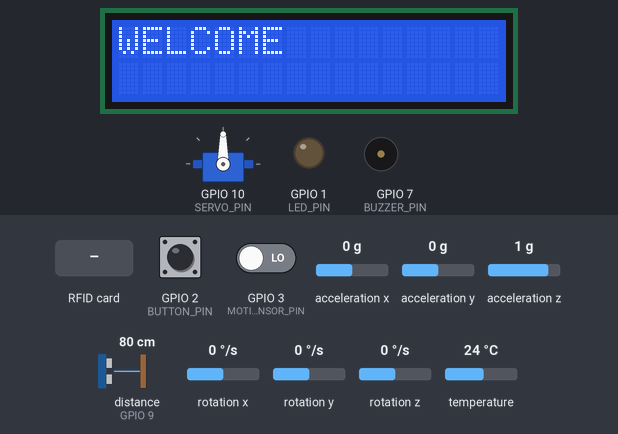
A sketch run on a simulated ESP32-S3. Shown: servo, 16×2 character LCD, output pins drawn as LEDs (lit = HIGH), buzzer (waves = sounding). Wiring (inferred from the names in the program): ultrasonic range finder: trigger GPIO 8; echo GPIO 9. The test bench sets the inputs (shaded band); at power-on: distance to the obstacle (sensor on GPIO 9) 80 cm, GPIO 2 (BUTTON_PIN) HIGH, GPIO 3 (MOTION_SENSOR_PIN) LOW, acceleration x 0 g, acceleration y 0 g, acceleration z 1 g, rotation x 0 °/s, rotation y 0 °/s, rotation z 0 °/s, temperature 24 °C. The echo pulse lasts 58.3 µs per cm; WiFi joins after 1.5 s; servers stay silent unless stated; web services answer with replies made up by the test bench; pins used as bus, display or sensor lines are not drawn; what the sketch prints to the serial monitor is not drawn.

Above: at 5.3 s.
5.4 s: RFID card 17 EE 44 B5 held to the reader
At 6.7 s:
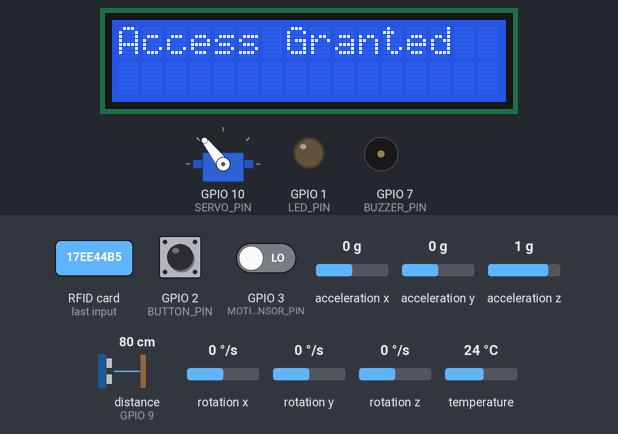
9.5 s: distance to the obstacle (sensor on GPIO 9) set to 24 cm
At 11.3 s:
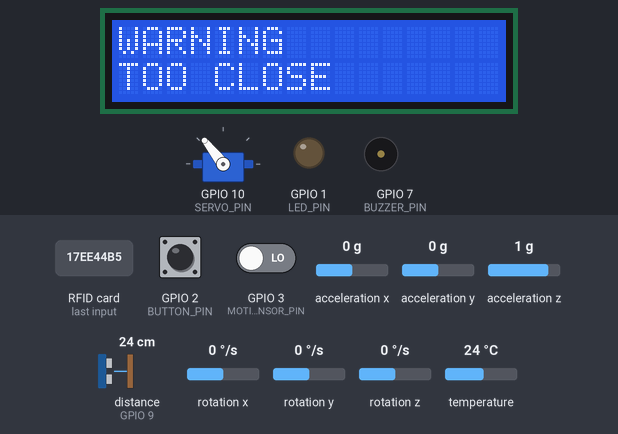
12.0 s: distance to the obstacle (sensor on GPIO 9) set to 18 cm
At 12.8 s:
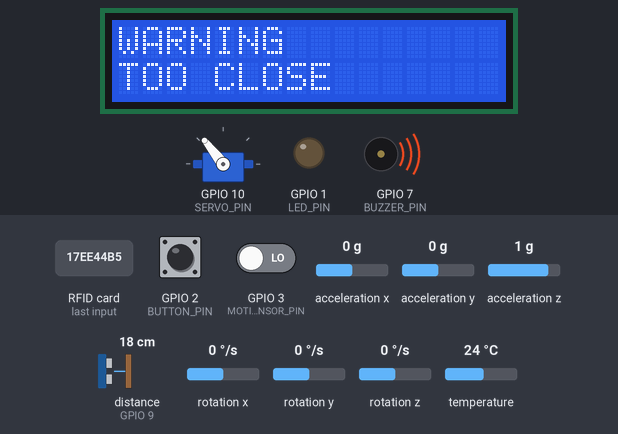
16.1 s: distance to the obstacle (sensor on GPIO 9) set to 60 cm
At 16.8 s:
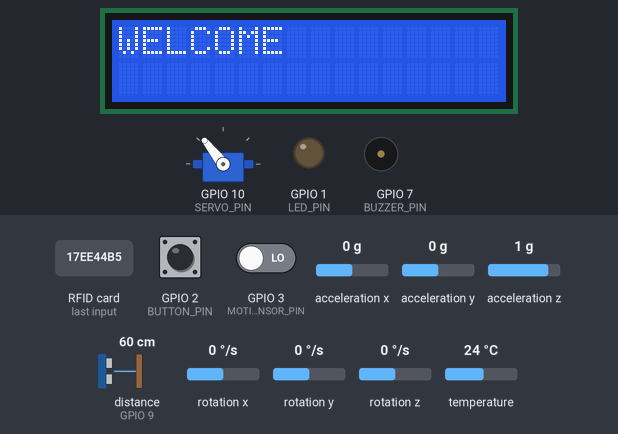
20.2 s: distance to the obstacle (sensor on GPIO 9) set to 35 cm
At 21.0 s:
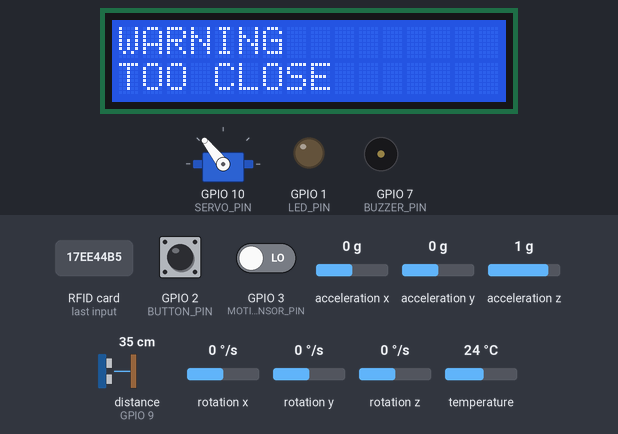
24.3 s: RFID card 5E 7A 19 C4 held to the reader
Timing chart, 0 to 27.3 s (numbered marks = the images above; inputs shaded):
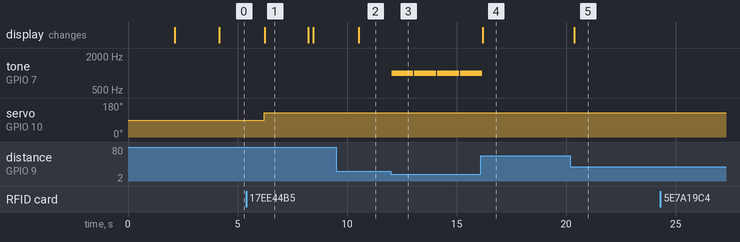

The sketch:

SmartCaseArduinoCode.ino
```cpp
#include <Wire.h>                    // Library for I2C communication
#include <Adafruit_MPU6050.h>       // Library for MPU6050 accelerometer/gyroscope
#include <Adafruit_Sensor.h>        // Unified sensor library
#include <math.h>                   // Library for mathematical operations
#include <SPI.h>                    // Library for SPI communication
#include <MFRC522.h>                // Library for RFID module
#include <Servo.h>                  // Library to control servo motors
#include <LiquidCrystal_I2C.h>      // Library for I2C LCD
#include <WiFi.h>                   // Library for WiFi functions
#include <ArduinoHttpClient.h>      // Library for HTTP client

// Pin definitions
#define RST_PIN 6
#define SS_PIN 5
#define SERVO_PIN 10
#define BUTTON_PIN 2
#define BUZZER_PIN 7
#define MOTION_SENSOR_PIN 3
#define ULTRASONIC_TRIGGER_PIN 8
#define ULTRASONIC_ECHO_PIN 9
#define LED_PIN A0

// Initialize components
Adafruit_MPU6050 mpu;
MFRC522 rfid(SS_PIN, RST_PIN);
Servo servo;
LiquidCrystal_I2C lcd(0x27, 16, 2);

// Threshold for motion detection
#define MOTION_THRESHOLD 2.0
bool buzzerOn = false;
bool isServoAt128 = false;
bool buttonWasOff = false;

// Predefined RFID UIDs (authorized cards)
const byte verifiedUIDs[3][4] = {
    {0x17, 0xEE, 0x44, 0xB5},
    {0xF3, 0x17, 0xAF, 0x2A},
    {0xCA, 0x02, 0x01, 0x81}
};

// Variables for ultrasonic sensor
long duration;
int distance;

// Motion timeout duration
unsigned long motionDetectedTime = 0;
unsigned long motionTimeout = 30000;

// WiFi and ThingSpeak configurations
const char* ssid = "The_Myriad_Dubai";
const char* password = "123$$123";
const char* serverAddress = "api.thingspeak.com";
int port = 80;
const char* writeAPIKey = "GDDU44K5TK644FKM";
WiFiClient wifi;
HttpClient client = HttpClient(wifi, serverAddress, port);

void setup() {
  Serial.begin(115200);

  // Initialize MPU6050
  if (!mpu.begin()) {
    Serial.println("MPU6050 initialization failed!");
    while (1);
  }
  mpu.setAccelerometerRange(MPU6050_RANGE_8_G);
  mpu.setFilterBandwidth(MPU6050_BAND_21_HZ);

  // Initialize RFID module
  SPI.begin();
  rfid.PCD_Init();

  // Initialize servo and set initial position
  servo.attach(SERVO_PIN);
  servo.write(90);

  // Configure pins
  pinMode(BUZZER_PIN, OUTPUT);
  digitalWrite(BUZZER_PIN, LOW);
  pinMode(BUTTON_PIN, INPUT_PULLUP);
  pinMode(MOTION_SENSOR_PIN, INPUT);
  pinMode(ULTRASONIC_TRIGGER_PIN, OUTPUT);
  pinMode(ULTRASONIC_ECHO_PIN, INPUT);
  pinMode(LED_PIN, OUTPUT);

  // Initialize LCD
  lcd.init();
  lcd.setBacklight(1);
  lcd.print("Initializing...");
  delay(2000);
  lcd.clear();

  // Connect to WiFi
  WiFi.begin(ssid, password);
  Serial.println("Connecting to Wi-Fi...");
  while (WiFi.status() != WL_CONNECTED) {
    delay(1000);
    Serial.print(".");
  }
  Serial.println("\nWi-Fi connected.");
  Serial.print("IP Address: ");
  Serial.println(WiFi.localIP());
}

void loop() {
  bool buttonState = digitalRead(BUTTON_PIN);
  int servoPosition = servo.read();

  // Check for new RFID card and verify it
  if (rfid.PICC_IsNewCardPresent() && rfid.PICC_ReadCardSerial()) {
    if (isCardVerified(rfid.uid.uidByte, rfid.uid.size)) {
      buzzerOn = false;
      digitalWrite(BUZZER_PIN, LOW);
      moveServoTo128();
      sendDataToThingSpeak(0, 0);
    } else {
      Serial.println("Unverified Card");
    }
    rfid.PICC_HaltA();
  }

  // Handle servo reset based on button state
  if (isServoAt128) {
    if (buttonState == LOW) {
      buttonWasOff = true;
    } else if (buttonWasOff && buttonState == HIGH) {
      delay(2000);
      servo.write(90);
      isServoAt128 = false;
      buttonWasOff = false;
      sendDataToThingSpeak(0, 0);
    }
  }

  // Activate buzzer if button is pressed and servo is at default position
  if (buttonState == LOW && servoPosition == 90) {
    digitalWrite(BUZZER_PIN, HIGH);
    while (true) {
      if (rfid.PICC_IsNewCardPresent() && rfid.PICC_ReadCardSerial()) {
        if (isCardVerified(rfid.uid.uidByte, rfid.uid.size)) {
          digitalWrite(BUZZER_PIN, LOW);
          moveServoTo128();
          sendDataToThingSpeak(0, 1);
          break;
        }
        rfid.PICC_HaltA();
      }
    }
  }

  // Detect motion using MPU6050
  if (buttonState == HIGH && servoPosition == 90) {
    detectMotion();
  }

  // Handle motion sensor LED timeout
  if (digitalRead(MOTION_SENSOR_PIN) == HIGH) {
    digitalWrite(LED_PIN, HIGH);
    motionDetectedTime = millis();
  }
  if (millis() - motionDetectedTime > motionTimeout) {
    digitalWrite(LED_PIN, LOW);
  }

  // Measure distance using ultrasonic sensor
  digitalWrite(ULTRASONIC_TRIGGER_PIN, LOW);
  delayMicroseconds(2);
  digitalWrite(ULTRASONIC_TRIGGER_PIN, HIGH);
  delayMicroseconds(10);
  digitalWrite(ULTRASONIC_TRIGGER_PIN, LOW);
  duration = pulseIn(ULTRASONIC_ECHO_PIN, HIGH);
  distance = duration * 0.034 / 2;

  handleUltrasonicSensor(distance);
}

// Detect motion with MPU6050 and trigger buzzer if needed
void detectMotion() {
  sensors_event_t accel, gyro, temp;
  mpu.getEvent(&accel, &gyro, &temp);

  float correctedZ = accel.acceleration.z - 9.8;
  float totalAccel = sqrt(
      accel.acceleration.x * accel.acceleration.x +
      accel.acceleration.y * accel.acceleration.y +
      correctedZ * correctedZ
  );

  if (totalAccel > MOTION_THRESHOLD && !buzzerOn) {
    buzzerOn = true;
    digitalWrite(BUZZER_PIN, HIGH);

    unsigned long startTime = millis();
    while (millis() - startTime < 10000 && buzzerOn) {
      if (rfid.PICC_IsNewCardPresent() && rfid.PICC_ReadCardSerial()) {
        if (isCardVerified(rfid.uid.uidByte, rfid.uid.size)) {
          buzzerOn = false;
          digitalWrite(BUZZER_PIN, LOW);
          sendDataToThingSpeak(1, 0);
        }
        rfid.PICC_HaltA();
      }
    }

    if (buzzerOn) {
      buzzerOn = false;
      digitalWrite(BUZZER_PIN, LOW);
    }
  }
}

// Verify RFID card UID
bool isCardVerified(byte *uid, byte uidSize) {
  for (int i = 0; i < 3; i++) {
    bool match = true;
    for (int j = 0; j < uidSize; j++) {
      if (verifiedUIDs[i][j] != uid[j]) {
        match = false;
        break;
      }
    }
    if (match) {
      return true;
    }
  }
  return false;
}

// Move servo to position 128
void moveServoTo128() {
  servo.write(128);
  isServoAt128 = true;
  lcd.clear();
  lcd.print("Access Granted");
  delay(2000);
  lcd.clear();
}

// Handle ultrasonic sensor logic
void handleUltrasonicSensor(int distance) {
   if (distance <= 100 && distance > 40) {
    lcd.clear();
    lcd.print("WELCOME");
    delay(1000);
  } else if (distance <= 40 && distance > 20) {
    lcd.clear();
    lcd.print("WARNING");
    lcd.setCursor(0, 1);
    lcd.print("TOO CLOSE");
  } else if (distance <= 20) {
    lcd.clear();
    lcd.print("WARNING");
    lcd.setCursor(0, 1);
    lcd.print("TOO CLOSE");
    tone(BUZZER_PIN, 1000);
    delay(1000);
    noTone(BUZZER_PIN);
  } else {
    lcd.clear();
    lcd.print("GOODBYE");
    delay(1000);
  }
}

// Send data to ThingSpeak
void sendDataToThingSpeak(int motionStatus, int buttonPressStatus) {
  if (WiFi.status() == WL_CONNECTED) {
    client.beginRequest();
    client.post("/update");
    client.sendHeader("Content-Type", "application/x-www-form-urlencoded");
    client.sendHeader("Content-Length", 40);
    client.beginBody();
    client.print("api_key=");
    client.print(writeAPIKey);
    client.print("&field1=");
    client.print(motionStatus);
    client.print("&field2=");
    client.print(buttonPressStatus);
    client.endRequest();

    int statusCode = client.responseStatusCode();
    String response = client.responseBody();
    Serial.println("Status Code: " + String(statusCode));
    Serial.println("Response: " + response);
  } else {
    Serial.println("Wi-Fi not connected.");
  }
}
```

Measured:
- the behaviour switches between 22 and 21 cm on distance to the obstacle (sensor on GPIO 9) (found by bisection; images 2 and 3)
- after the input at 5.4 s, servo on GPIO 10 (SERVO_PIN): 90° → 128° after 0.82 s; the display: changes after 0.84 s (image 1)
- after the input at 9.5 s, the display: changes after 1.0 s (image 2)
- after the input at 12.0 s, tone on GPIO 7 (BUZZER_PIN): alternates 1000 Hz for 1.0 s and silent for 0.04 s, starting at once
- after the input at 16.1 s, tone on GPIO 7 (BUZZER_PIN): goes on until 16.2 s, then stays silent; the display: changes after 0.11 s (image 4)
- after the input at 20.2 s, the display: changes after 0.17 s (image 5)
- after the input at 24.3 s, every drawn part: stays the same
- what the display in image 1 shows lasts 2.0 s, from 6.2 s to 8.2 s
